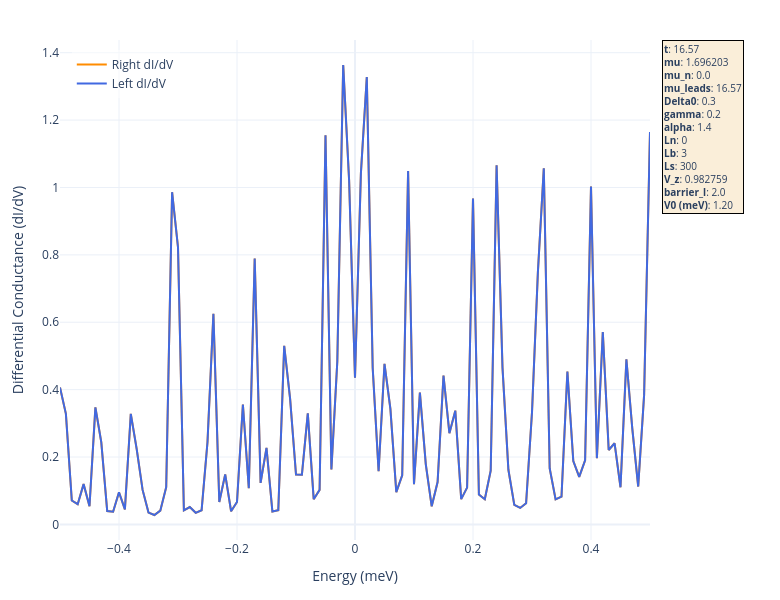

Write notebook code for a chart like this one.
### Code cell
import plotly.graph_objects as go

# 1. Re-defining the specific parameters from your original list
params_to_show = {
    "t": f"{t:.2f}",
    "mu": mu,
    "mu_n": mu_n,
    "mu_leads": f"{mu_leads:.2f}",
    "Delta0": Delta0,
    "gamma": gamma,
    "alpha": alpha,
    "Ln": Ln,
    "Lb": Lb,
    "Ls": Ls,
    "V_z": V_z,
    "barrier_l": barrier_l,
    "V0 (meV)": f"{V0:.2f}"
}

# Construct the text string
text_str = '<br>'.join([f"<b>{key}</b>: {val}" for key, val in params_to_show.items()])

fig = go.Figure()

# 2. Add Traces
fig.add_trace(go.Scatter(
    x=energies, y=dIdV_right, mode='lines', name='Right dI/dV',
    line=dict(width=2, color='darkorange'),
    hovertemplate='Energy: %{x:.4f}<br>dI/dV: %{y:.6f}<extra></extra>'
))

fig.add_trace(go.Scatter(
    x=energies, y=dIdV_left, mode='lines', name='Left dI/dV',
    line=dict(width=2, color='royalblue'),
    hovertemplate='Energy: %{x:.4f}<br>dI/dV: %{y:.6f}<extra></extra>'
))

# 3. Final Tightened Layout
fig.update_layout(
    width=780,   # Narrowed width to eliminate side-whitespace
    height=600,
    template="plotly_white",
    hovermode="x unified",
    xaxis_title="Energy (meV)",
    yaxis_title="Differential Conductance (dI/dV)",
    
    # Keep legend top-left inside to avoid the parameter box
    legend=dict(
        yanchor="top",
        y=0.98,
        xanchor="left",
        x=0.02,
        bgcolor="rgba(255, 255, 255, 0.5)"
    ),

    # Trimmed right margin significantly
    margin=dict(l=60, r=130, t=40, b=60), 
    
    annotations=[
        dict(
            x=1.02, # Sits right on the edge of the plot
            y=1,
            xref="paper",
            yref="paper",
            text=text_str,
            showarrow=False,
            align="left",
            xanchor="left", # Anchor to the left side of the box
            bgcolor="rgba(245, 222, 179, 0.5)",
            bordercolor="black",
            borderwidth=1,
            font=dict(size=10)
        )
    ]
)

fig.show()

### Figure 1 — Plotly figure (JSON) as saved in the notebook; plotly's stock layout.template omitted (floating-point values rounded to 4 significant figures)
{"data": [{"hovertemplate": "Energy: %{x:.4f}<br>dI/dV: %{y:.6f}<extra></extra>", "line": {"color": "darkorange", "width": 2}, "mode": "lines", "name": "Right dI/dV", "type": "scatter", "x": [-0.5, -0.49, -0.48, -0.47, -0.46, -0.45, -0.44, -0.43, -0.42, -0.41, -0.4, -0.39, -0.38, -0.37, -0.36, -0.35, -0.34, -0.33, -0.32, -0.31, -0.3, -0.29, -0.28, -0.27, -0.26, -0.25, -0.24, -0.23, -0.22, -0.21, -0.2, -0.19, -0.18, -0.17, -0.16, -0.15, -0.14, -0.13, -0.12, -0.11, -0.1, -0.09, -0.08, -0.07, -0.06, -0.05, -0.04, -0.03, -0.02, -0.01, 0.0, 0.01, 0.02, 0.03, 0.04, 0.05, 0.06, 0.07, 0.08, 0.09, 0.1, 0.11, 0.12, 0.13, 0.14, 0.15, 0.16, 0.17, 0.18, 0.19, 0.2, 0.21, 0.22, 0.23, 0.24, 0.25, 0.26, 0.27, 0.28, 0.29, 0.3, 0.31, 0.32, 0.33, 0.34, 0.35, 0.36, 0.37, 0.38, 0.39, 0.4, 0.41, 0.42, 0.43, 0.44, 0.45, 0.46, 0.47, 0.48, 0.49, 0.5], "y": [0.4067, 0.328, 0.07086, 0.06006, 0.1195, 0.05402, 0.3473, 0.2437, 0.03939, 0.03776, 0.09555, 0.04445, 0.3283, 0.2232, 0.1024, 0.03515, 0.02788, 0.04077, 0.1104, 0.986, 0.8226, 0.04189, 0.05152, 0.03439, 0.042, 0.2445, 0.6248, 0.06659, 0.1484, 0.03899, 0.0663, 0.3559, 0.1072, 0.7895, 0.1232, 0.2272, 0.03816, 0.04227, 0.5302, 0.3732, 0.1478, 0.1474, 0.3295, 0.07491, 0.1025, 1.155, 0.1631, 0.4833, 1.364, 1.022, 0.435, 1.042, 1.328, 0.4641, 0.1578, 0.4768, 0.3431, 0.09598, 0.146, 1.049, 0.1195, 0.391, 0.1785, 0.0538, 0.1255, 0.4417, 0.2707, 0.3375, 0.07508, 0.1092, 0.9676, 0.08833, 0.0746, 0.1595, 1.066, 0.4653, 0.1621, 0.05768, 0.04885, 0.06253, 0.333, 0.749, 1.057, 0.1661, 0.07422, 0.08234, 0.454, 0.1879, 0.1411, 0.19, 1.003, 0.1962, 0.5708, 0.2207, 0.2408, 0.1102, 0.4897, 0.2843, 0.1123, 0.3837, 1.165]}, {"hovertemplate": "Energy: %{x:.4f}<br>dI/dV: %{y:.6f}<extra></extra>", "line": {"color": "royalblue", "width": 2}, "mode": "lines", "name": "Left dI/dV", "type": "scatter", "x": [-0.5, -0.49, -0.48, -0.47, -0.46, -0.45, -0.44, -0.43, -0.42, -0.41, -0.4, -0.39, -0.38, -0.37, -0.36, -0.35, -0.34, -0.33, -0.32, -0.31, -0.3, -0.29, -0.28, -0.27, -0.26, -0.25, -0.24, -0.23, -0.22, -0.21, -0.2, -0.19, -0.18, -0.17, -0.16, -0.15, -0.14, -0.13, -0.12, -0.11, -0.1, -0.09, -0.08, -0.07, -0.06, -0.05, -0.04, -0.03, -0.02, -0.01, 0.0, 0.01, 0.02, 0.03, 0.04, 0.05, 0.06, 0.07, 0.08, 0.09, 0.1, 0.11, 0.12, 0.13, 0.14, 0.15, 0.16, 0.17, 0.18, 0.19, 0.2, 0.21, 0.22, 0.23, 0.24, 0.25, 0.26, 0.27, 0.28, 0.29, 0.3, 0.31, 0.32, 0.33, 0.34, 0.35, 0.36, 0.37, 0.38, 0.39, 0.4, 0.41, 0.42, 0.43, 0.44, 0.45, 0.46, 0.47, 0.48, 0.49, 0.5], "y": [0.4067, 0.328, 0.07086, 0.06006, 0.1195, 0.05402, 0.3473, 0.2437, 0.03939, 0.03776, 0.09555, 0.04445, 0.3283, 0.2232, 0.1024, 0.03515, 0.02788, 0.04077, 0.1104, 0.986, 0.8226, 0.04189, 0.05152, 0.03439, 0.042, 0.2445, 0.6248, 0.06659, 0.1484, 0.03899, 0.0663, 0.3559, 0.1072, 0.7895, 0.1232, 0.2272, 0.03816, 0.04227, 0.5302, 0.3732, 0.1478, 0.1474, 0.3295, 0.07491, 0.1025, 1.155, 0.1631, 0.4833, 1.364, 1.022, 0.435, 1.042, 1.328, 0.4641, 0.1578, 0.4768, 0.3431, 0.09598, 0.146, 1.049, 0.1195, 0.391, 0.1785, 0.0538, 0.1255, 0.4417, 0.2707, 0.3375, 0.07508, 0.1092, 0.9676, 0.08833, 0.0746, 0.1595, 1.066, 0.4653, 0.1621, 0.05768, 0.04885, 0.06253, 0.333, 0.749, 1.057, 0.1661, 0.07422, 0.08234, 0.454, 0.1879, 0.1411, 0.19, 1.003, 0.1962, 0.5708, 0.2207, 0.2408, 0.1102, 0.4897, 0.2843, 0.1123, 0.3837, 1.165]}], "layout": {"annotations": [{"align": "left", "bgcolor": "rgba(245, 222, 179, 0.5)", "bordercolor": "black", "borderwidth": 1, "font": {"size": 10}, "showarrow": false, "text": "<b>t</b>: 16.57<br><b>mu</b>: 1.696203<br><b>mu_n</b>: 0.0<br><b>mu_leads</b>: 16.57<br><b>Delta0</b>: 0.3<br><b>gamma</b>: 0.2<br><b>alpha</b>: 1.4<br><b>Ln</b>: 0<br><b>Lb</b>: 3<br><b>Ls</b>: 300<br><b>V_z</b>: 0.982759<br><b>barrier_l</b>: 2.0<br><b>V0 (meV)</b>: 1.20", "x": 1.02, "xanchor": "left", "xref": "paper", "y": 1, "yref": "paper"}], "height": 600, "hovermode": "x unified", "legend": {"bgcolor": "rgba(255, 255, 255, 0.5)", "x": 0.02, "xanchor": "left", "y": 0.98, "yanchor": "top"}, "margin": {"b": 60, "l": 60, "r": 130, "t": 40}, "width": 780, "xaxis": {"title": {"text": "Energy (meV)"}}, "yaxis": {"title": {"text": "Differential Conductance (dI/dV)"}}}}
